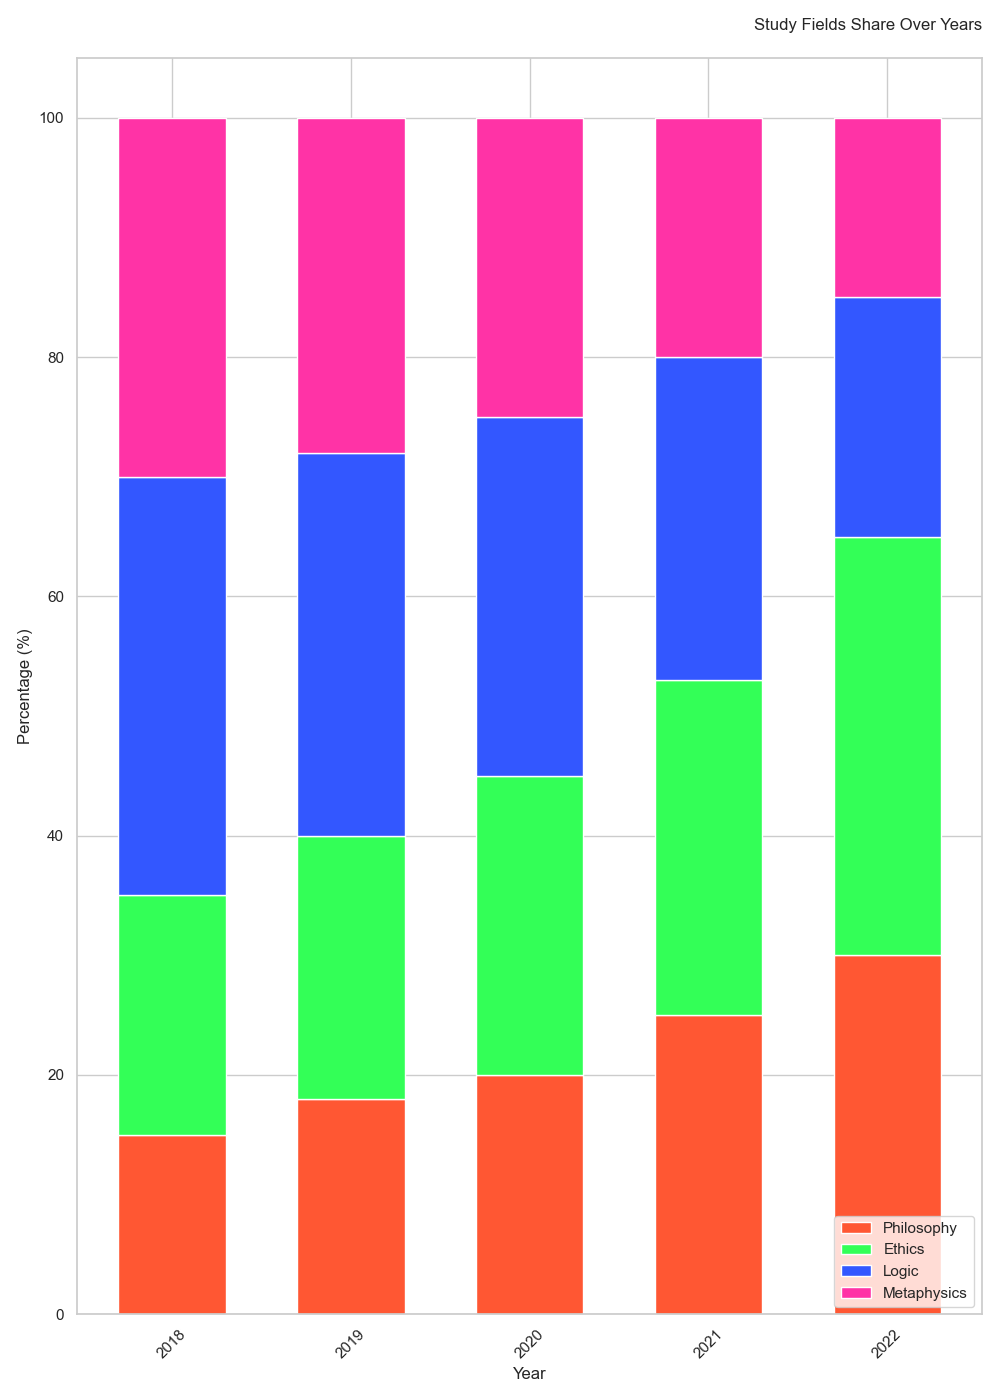

The Python source for this figure:

import seaborn as sns
import matplotlib.pyplot as plt
import pandas as pd

data = {
    'Year': [2018, 2019, 2020, 2021, 2022],
    'Philosophy': [15, 18, 20, 25, 30],
    'Ethics': [20, 22, 25, 28, 35],
    'Logic': [35, 32, 30, 27, 20],
    'Metaphysics': [30, 28, 25, 20, 15]
}
df = pd.DataFrame(data)

df_pct = df.set_index('Year').apply(lambda x: x / x.sum() * 100, axis=1).reset_index()

fig, ax = plt.subplots(figsize=(10, 14))

colors = ['#FF5733', '#33FF57', '#3357FF', '#FF33A6']

bottom = pd.Series([0] * len(df_pct))
for i, col in enumerate(df.columns[1:]):
    ax.bar(
        df_pct['Year'],
        df_pct[col],
        bottom=bottom,
        color=colors[i],
        edgecolor='white',
        width=0.6,
    )
    bottom += df_pct[col]

ax.set_xlabel('Year')
ax.set_ylabel('Percentage (%)')
plt.title('Study Fields Share Over Years', pad=20, loc='right')

ax.set_xticks(df_pct['Year'])
ax.set_xticklabels(df_pct['Year'], rotation=45)
ax.legend(df.columns[1:], loc='lower right')

plt.tight_layout()
plt.show()
